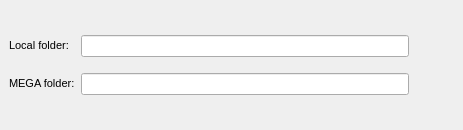
<?xml version="1.0" encoding="UTF-8"?>
<ui version="4.0">
 <class>FolderBinder</class>
 <widget class="QWidget" name="FolderBinder">
  <property name="geometry">
   <rect>
    <x>0</x>
    <y>0</y>
    <width>463</width>
    <height>130</height>
   </rect>
  </property>
  <property name="windowTitle">
   <string/>
  </property>
  <property name="styleSheet">
   <string notr="true">QWidget
{
font-size: 11px;
}

QCheckBox::indicator {
     width: 16px;
     height: 16px;
 }

QRadioButton::indicator {
     width: 16px;
     height: 16px;
 }

QScrollBar:horizontal {
height: 16px;
}

QPushButton
{
    min-height: 24px;
	height: 24px;
}
</string>
  </property>
  <layout class="QGridLayout" name="gridLayout">
   <property name="margin">
    <number>0</number>
   </property>
   <property name="spacing">
    <number>0</number>
   </property>
   <item row="0" column="0">
    <widget class="QWidget" name="wAdvancedConfigForm" native="true">
     <layout class="QFormLayout" name="formLayout">
      <property name="fieldGrowthPolicy">
       <enum>QFormLayout::AllNonFixedFieldsGrow</enum>
      </property>
      <property name="formAlignment">
       <set>Qt::AlignLeading|Qt::AlignLeft|Qt::AlignVCenter</set>
      </property>
      <property name="horizontalSpacing">
       <number>6</number>
      </property>
      <property name="verticalSpacing">
       <number>6</number>
      </property>
      <property name="margin">
       <number>9</number>
      </property>
      <item row="2" column="0">
       <widget class="QLabel" name="lMegaFolder">
        <property name="text">
         <string>MEGA folder:</string>
        </property>
        <property name="alignment">
         <set>Qt::AlignBottom|Qt::AlignLeading|Qt::AlignLeft</set>
        </property>
       </widget>
      </item>
      <item row="2" column="1">
       <layout class="QHBoxLayout" name="hLocalFolder">
        <item>
         <widget class="QLineEdit" name="eMegaFolder">
          <property name="enabled">
           <bool>true</bool>
          </property>
          <property name="readOnly">
           <bool>true</bool>
          </property>
         </widget>
        </item>
        <item>
         <widget class="QPushButton" name="bMegaFolder">
          <property name="enabled">
           <bool>true</bool>
          </property>
          <property name="styleSheet">
           <string notr="true">margin: 4px;
border: none;</string>
          </property>
          <property name="text">
           <string/>
          </property>
          <property name="icon">
           <iconset resource="Resources.qrc">
            <normaloff>:/images/import_cloud_ico.png</normaloff>:/images/import_cloud_ico.png</iconset>
          </property>
          <property name="iconSize">
           <size>
            <width>24</width>
            <height>24</height>
           </size>
          </property>
          <property name="default">
           <bool>false</bool>
          </property>
          <property name="flat">
           <bool>true</bool>
          </property>
         </widget>
        </item>
       </layout>
      </item>
      <item row="0" column="0">
       <widget class="QLabel" name="lLocalFolder">
        <property name="text">
         <string>Local folder:</string>
        </property>
        <property name="alignment">
         <set>Qt::AlignBottom|Qt::AlignLeading|Qt::AlignLeft</set>
        </property>
       </widget>
      </item>
      <item row="0" column="1">
       <layout class="QHBoxLayout" name="hMegaFolder">
        <item>
         <widget class="QLineEdit" name="eLocalFolder">
          <property name="enabled">
           <bool>true</bool>
          </property>
          <property name="readOnly">
           <bool>true</bool>
          </property>
         </widget>
        </item>
        <item>
         <widget class="QPushButton" name="bLocalFolder">
          <property name="styleSheet">
           <string notr="true">margin: 4px;
border: none;
</string>
          </property>
          <property name="text">
           <string/>
          </property>
          <property name="icon">
           <iconset resource="Resources.qrc">
            <normaloff>:/images/import_computer_ico.png</normaloff>:/images/import_computer_ico.png</iconset>
          </property>
          <property name="iconSize">
           <size>
            <width>24</width>
            <height>24</height>
           </size>
          </property>
          <property name="default">
           <bool>false</bool>
          </property>
          <property name="flat">
           <bool>true</bool>
          </property>
         </widget>
        </item>
       </layout>
      </item>
     </layout>
    </widget>
   </item>
  </layout>
 </widget>
 <tabstops>
  <tabstop>eLocalFolder</tabstop>
  <tabstop>bLocalFolder</tabstop>
  <tabstop>eMegaFolder</tabstop>
  <tabstop>bMegaFolder</tabstop>
 </tabstops>
 <resources>
  <include location="Resources.qrc"/>
 </resources>
 <connections/>
</ui>
